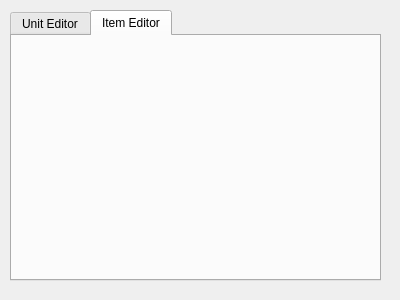
<?xml version="1.0" encoding="UTF-8"?>
<ui version="4.0">
 <class>Form</class>
 <widget class="QWidget" name="Form">
  <property name="geometry">
   <rect>
    <x>0</x>
    <y>0</y>
    <width>400</width>
    <height>300</height>
   </rect>
  </property>
  <property name="windowTitle">
   <string>Form</string>
  </property>
  <widget class="KTabWidget" name="ktabwidget">
   <property name="geometry">
    <rect>
     <x>10</x>
     <y>10</y>
     <width>371</width>
     <height>271</height>
    </rect>
   </property>
   <property name="currentIndex">
    <number>1</number>
   </property>
   <widget class="QWidget" name="UnitEditor">
    <attribute name="title">
     <string>Unit Editor</string>
    </attribute>
   </widget>
   <widget class="QWidget" name="ItemEditor">
    <attribute name="title">
     <string>Item Editor</string>
    </attribute>
   </widget>
  </widget>
 </widget>
 <customwidgets>
  <customwidget>
   <class>KTabWidget</class>
   <extends>QTabWidget</extends>
   <header>ktabwidget.h</header>
   <container>1</container>
  </customwidget>
 </customwidgets>
 <resources/>
 <connections/>
</ui>
